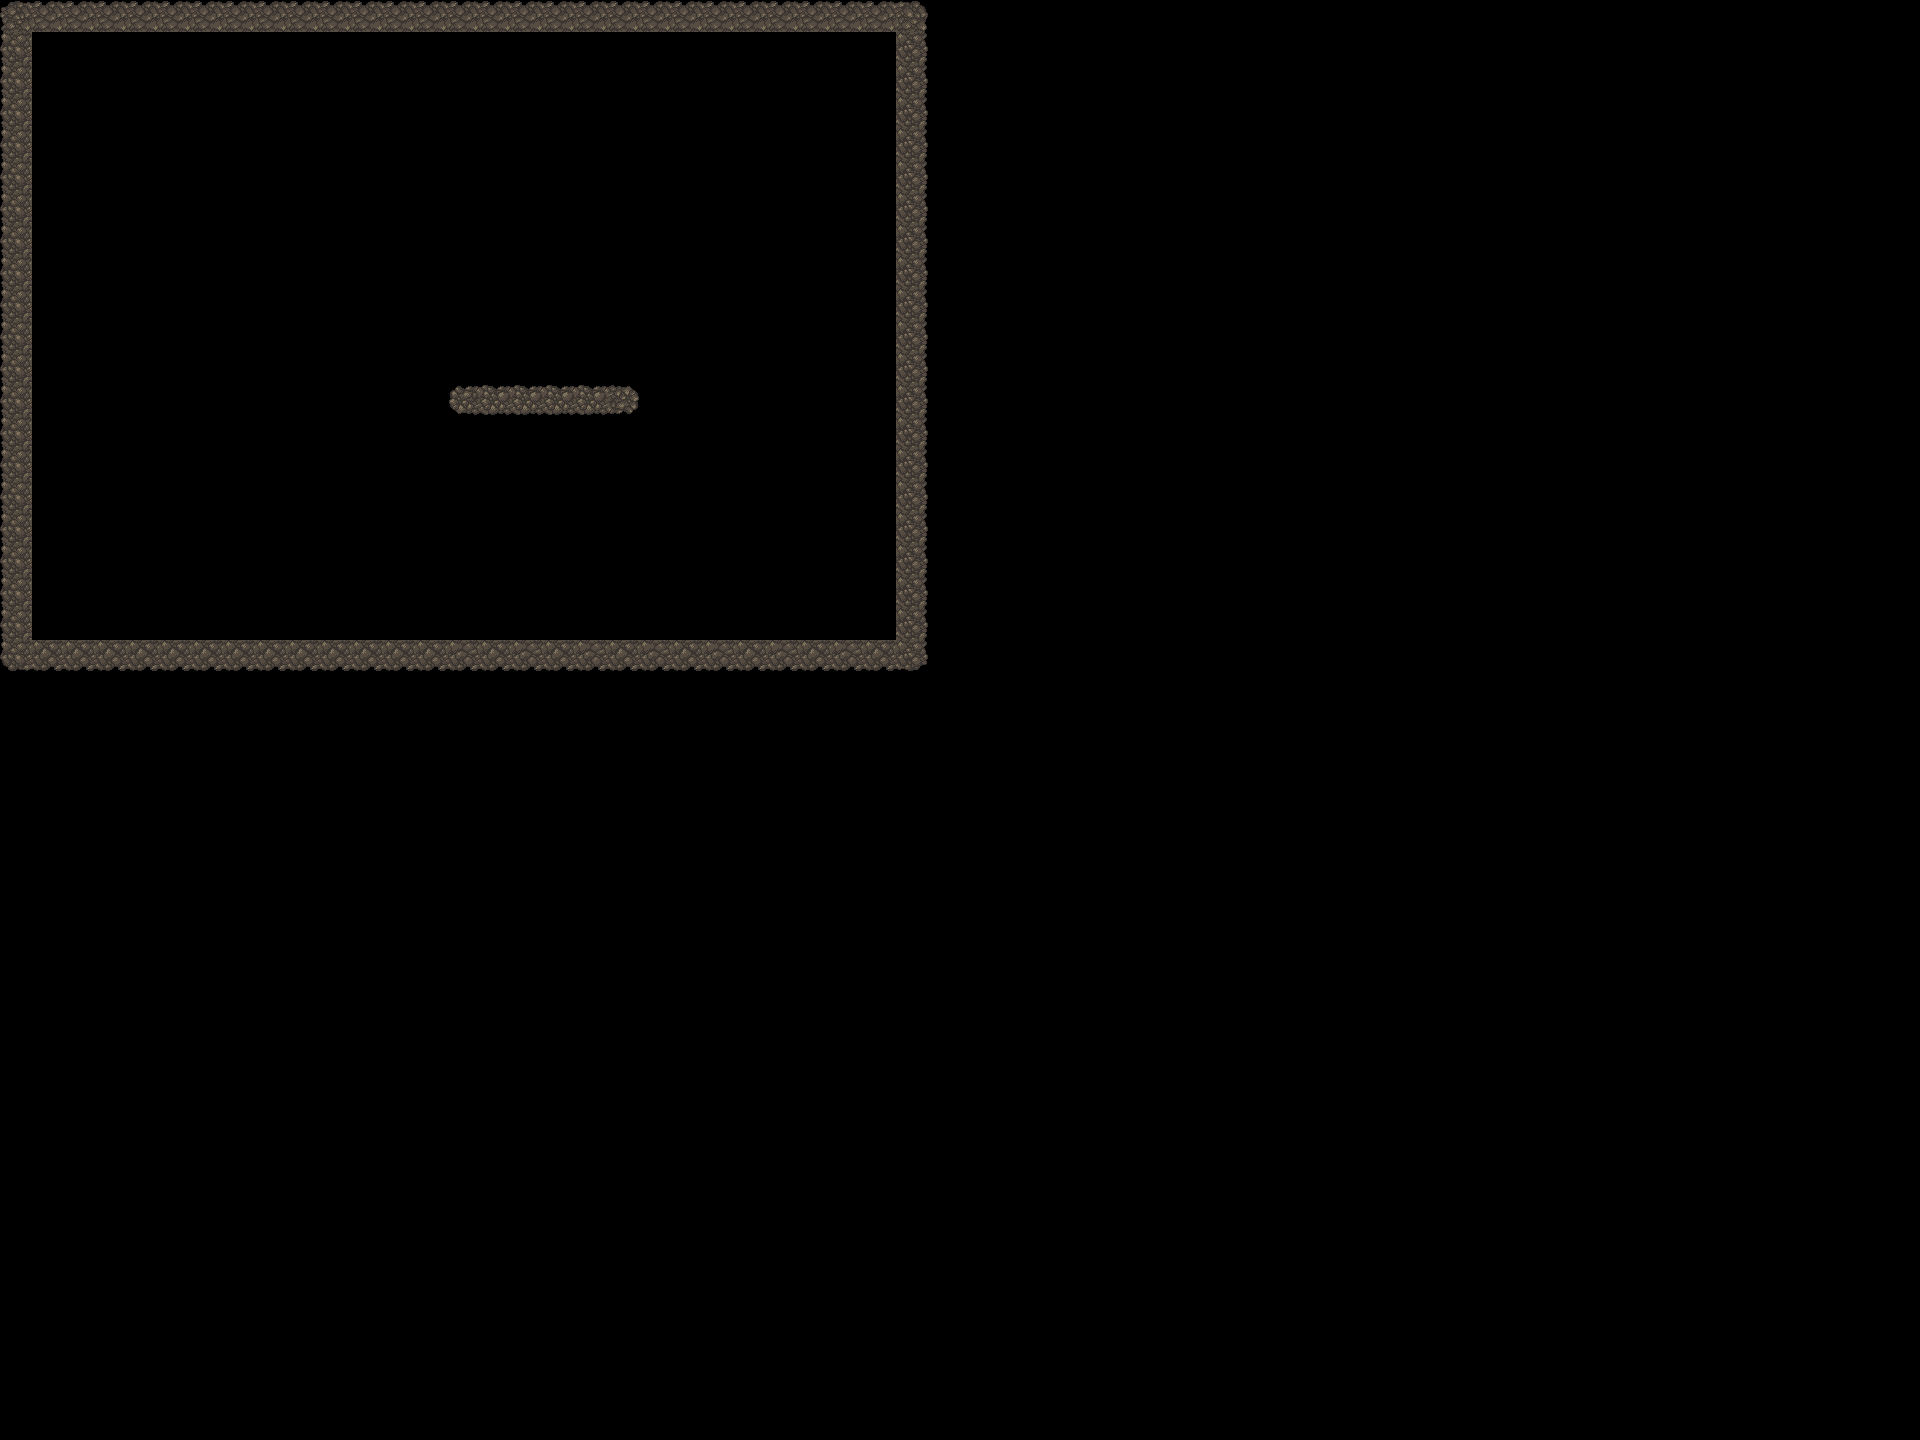

This is a level from a 2D game, rendered from its Tiled map with the project's own tilesets. A one-line summary and the map file follow, with tile-layer data summarised:
An orthogonal 60x45 tile map with 32x32 px tiles, 1 tile layer (collision) and 5 objects (5x Movable).

<map version="1.0" orientation="orthogonal" renderorder="right-down" width="60" height="45" tilewidth="32" tileheight="32">
 <tileset firstgid="1" name="RockTile" tilewidth="32" tileheight="32">
  <image source="RockTile.png" width="192" height="192" />
 </tileset>
 <objectgroup name="Entities">
  <object name="Player-Android" type="Movable" x="463" y="292" width="24" height="63" />
  <object name="Player-Windows" type="Movable" x="59" y="73" width="30" height="50" />
  <object name="Player-Linux" type="Movable" x="503" y="291" width="24" height="63" />
  <object name="Player-iOS" type="Movable" x="538" y="294" width="24" height="63" />
  <object name="Player-OSX" type="Movable" x="576" y="299" width="24" height="63" />
 </objectgroup>
 <layer name="collision" width="60" height="45">
  <properties>
   <property name="Collidable" value="1" />
  </properties>
  <data>[2700 cells, 103 non-empty, 13 distinct tile ids]</data>
 </layer>
</map>
